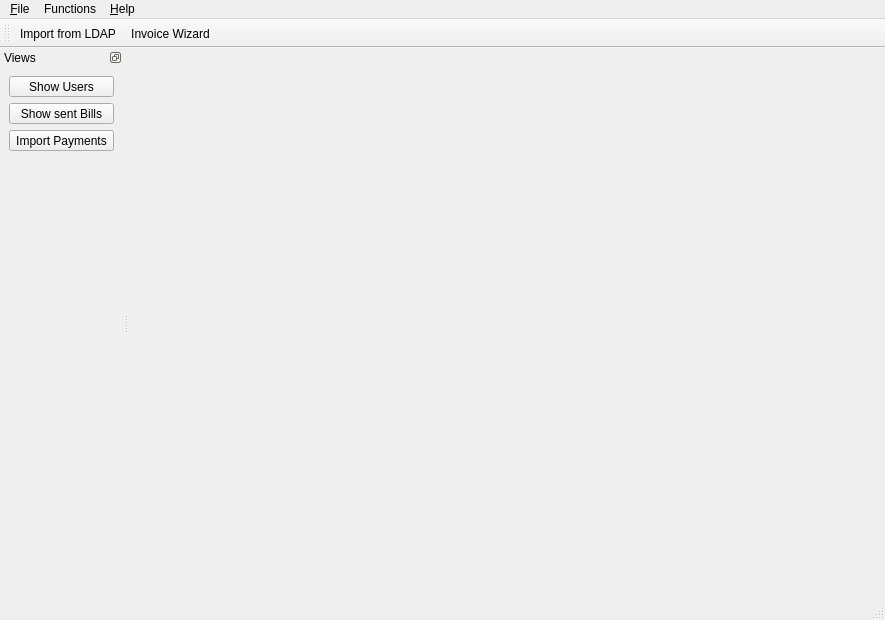
<?xml version="1.0" encoding="UTF-8"?>
<ui version="4.0">
 <class>MainWindow</class>
 <widget class="QMainWindow" name="MainWindow">
  <property name="geometry">
   <rect>
    <x>0</x>
    <y>0</y>
    <width>885</width>
    <height>620</height>
   </rect>
  </property>
  <property name="sizePolicy">
   <sizepolicy hsizetype="Expanding" vsizetype="Expanding">
    <horstretch>0</horstretch>
    <verstretch>0</verstretch>
   </sizepolicy>
  </property>
  <property name="windowTitle">
   <string>PiTres - Pirate Treasurer Helper Application</string>
  </property>
  <property name="windowIcon">
   <iconset resource="../PiTres.qrc">
    <normaloff>:/resources/application_logo.svg</normaloff>:/resources/application_logo.svg</iconset>
  </property>
  <widget class="QWidget" name="centralwidget">
   <property name="sizePolicy">
    <sizepolicy hsizetype="Expanding" vsizetype="Expanding">
     <horstretch>0</horstretch>
     <verstretch>0</verstretch>
    </sizepolicy>
   </property>
   <layout class="QGridLayout" name="gridLayout"/>
  </widget>
  <widget class="QMenuBar" name="menubar">
   <property name="geometry">
    <rect>
     <x>0</x>
     <y>0</y>
     <width>885</width>
     <height>20</height>
    </rect>
   </property>
   <widget class="QMenu" name="menu_File">
    <property name="title">
     <string>&amp;File</string>
    </property>
    <addaction name="separator"/>
    <addaction name="action_Exit"/>
   </widget>
   <widget class="QMenu" name="menu_Import">
    <property name="title">
     <string>Functions</string>
    </property>
    <addaction name="actionFrom_LDAP"/>
    <addaction name="actionInvoiceWizard"/>
   </widget>
   <widget class="QMenu" name="menu_Help">
    <property name="title">
     <string>&amp;Help</string>
    </property>
    <addaction name="actionConfiguration"/>
    <addaction name="separator"/>
    <addaction name="actionHelp"/>
    <addaction name="action_About_PiTres"/>
   </widget>
   <addaction name="menu_File"/>
   <addaction name="menu_Import"/>
   <addaction name="menu_Help"/>
  </widget>
  <widget class="QStatusBar" name="statusbar"/>
  <widget class="QToolBar" name="toolBar">
   <property name="windowTitle">
    <string>toolBar</string>
   </property>
   <property name="iconSize">
    <size>
     <width>32</width>
     <height>32</height>
    </size>
   </property>
   <attribute name="toolBarArea">
    <enum>TopToolBarArea</enum>
   </attribute>
   <attribute name="toolBarBreak">
    <bool>false</bool>
   </attribute>
   <addaction name="actionFrom_LDAP"/>
   <addaction name="actionInvoiceWizard"/>
  </widget>
  <widget class="QDockWidget" name="dockWidget">
   <property name="sizePolicy">
    <sizepolicy hsizetype="Minimum" vsizetype="Minimum">
     <horstretch>0</horstretch>
     <verstretch>0</verstretch>
    </sizepolicy>
   </property>
   <property name="features">
    <set>QDockWidget::DockWidgetFloatable|QDockWidget::DockWidgetMovable</set>
   </property>
   <property name="windowTitle">
    <string>Views</string>
   </property>
   <attribute name="dockWidgetArea">
    <number>1</number>
   </attribute>
   <widget class="QWidget" name="dockWidgetContents">
    <layout class="QVBoxLayout" name="verticalLayout_2">
     <item>
      <widget class="QToolButton" name="userlistButton">
       <property name="sizePolicy">
        <sizepolicy hsizetype="Expanding" vsizetype="Fixed">
         <horstretch>0</horstretch>
         <verstretch>0</verstretch>
        </sizepolicy>
       </property>
       <property name="toolTip">
        <string>Show all Users, only for your current Section or for all if you are allowed so</string>
       </property>
       <property name="styleSheet">
        <string notr="true"/>
       </property>
       <property name="text">
        <string>Show Users</string>
       </property>
       <property name="icon">
        <iconset resource="../PiTres.qrc">
         <normaloff>:/buttons/resources/buttons/user-identity.png</normaloff>:/buttons/resources/buttons/user-identity.png</iconset>
       </property>
       <property name="iconSize">
        <size>
         <width>64</width>
         <height>64</height>
        </size>
       </property>
       <property name="toolButtonStyle">
        <enum>Qt::ToolButtonTextUnderIcon</enum>
       </property>
       <property name="arrowType">
        <enum>Qt::NoArrow</enum>
       </property>
      </widget>
     </item>
     <item>
      <widget class="QToolButton" name="sentBillsButton">
       <property name="sizePolicy">
        <sizepolicy hsizetype="Expanding" vsizetype="Fixed">
         <horstretch>0</horstretch>
         <verstretch>0</verstretch>
        </sizepolicy>
       </property>
       <property name="toolTip">
        <string>Show all sent Bills and Reminds and send new Reminds as well</string>
       </property>
       <property name="text">
        <string>Show sent Bills</string>
       </property>
       <property name="icon">
        <iconset resource="../PiTres.qrc">
         <normaloff>:/buttons/resources/buttons/mail-folder-outbox.png</normaloff>:/buttons/resources/buttons/mail-folder-outbox.png</iconset>
       </property>
       <property name="iconSize">
        <size>
         <width>64</width>
         <height>64</height>
        </size>
       </property>
       <property name="toolButtonStyle">
        <enum>Qt::ToolButtonTextUnderIcon</enum>
       </property>
      </widget>
     </item>
     <item>
      <widget class="QToolButton" name="importPaymentsButton">
       <property name="sizePolicy">
        <sizepolicy hsizetype="Expanding" vsizetype="Fixed">
         <horstretch>0</horstretch>
         <verstretch>0</verstretch>
        </sizepolicy>
       </property>
       <property name="toolTip">
        <string>Create new Bills and send they as EMails or print out the PDFs and Letters</string>
       </property>
       <property name="text">
        <string>Import Payments</string>
       </property>
       <property name="icon">
        <iconset resource="../PiTres.qrc">
         <normaloff>:/buttons/resources/buttons/mail-folder-inbox.png</normaloff>:/buttons/resources/buttons/mail-folder-inbox.png</iconset>
       </property>
       <property name="iconSize">
        <size>
         <width>64</width>
         <height>64</height>
        </size>
       </property>
       <property name="toolButtonStyle">
        <enum>Qt::ToolButtonTextUnderIcon</enum>
       </property>
      </widget>
     </item>
     <item>
      <spacer name="verticalSpacer">
       <property name="orientation">
        <enum>Qt::Vertical</enum>
       </property>
       <property name="sizeHint" stdset="0">
        <size>
         <width>20</width>
         <height>40</height>
        </size>
       </property>
      </spacer>
     </item>
    </layout>
   </widget>
  </widget>
  <action name="action_Exit">
   <property name="icon">
    <iconset resource="../PiTres.qrc">
     <normaloff>:/icons/resources/icons/application-exit.png</normaloff>:/icons/resources/icons/application-exit.png</iconset>
   </property>
   <property name="text">
    <string>&amp;Exit</string>
   </property>
   <property name="shortcut">
    <string>Ctrl+Q</string>
   </property>
  </action>
  <action name="actionFrom_LDAP">
   <property name="icon">
    <iconset resource="../PiTres.qrc">
     <normaloff>:/icons/resources/icons/repository.png</normaloff>:/icons/resources/icons/repository.png</iconset>
   </property>
   <property name="text">
    <string>Import from &amp;LDAP</string>
   </property>
   <property name="toolTip">
    <string>Synchronize the USertable with the LDAP-Database</string>
   </property>
   <property name="shortcut">
    <string>Ctrl+L</string>
   </property>
  </action>
  <action name="actionInvoiceWizard">
   <property name="icon">
    <iconset resource="../PiTres.qrc">
     <normaloff>:/icons/resources/icons/text-x-ldif.png</normaloff>:/icons/resources/icons/text-x-ldif.png</iconset>
   </property>
   <property name="text">
    <string>Invoice Wizard</string>
   </property>
   <property name="toolTip">
    <string>Create new Invoices based on different Selections and Settings</string>
   </property>
  </action>
  <action name="action_About_PiTres">
   <property name="icon">
    <iconset resource="../PiTres.qrc">
     <normaloff>:/resources/application_logo.svg</normaloff>:/resources/application_logo.svg</iconset>
   </property>
   <property name="text">
    <string>&amp;About PiTres</string>
   </property>
  </action>
  <action name="actionHelp">
   <property name="icon">
    <iconset resource="../PiTres.qrc">
     <normaloff>:/icons/resources/icons/system-help.png</normaloff>:/icons/resources/icons/system-help.png</iconset>
   </property>
   <property name="text">
    <string>Help</string>
   </property>
  </action>
  <action name="actionShow_Users">
   <property name="icon">
    <iconset resource="../PiTres.qrc">
     <normaloff>:/buttons/resources/buttons/user-identity.png</normaloff>:/buttons/resources/buttons/user-identity.png</iconset>
   </property>
   <property name="text">
    <string>Show &amp;Users</string>
   </property>
   <property name="toolTip">
    <string>Show all USers, either from you Section or from all if you are allowed</string>
   </property>
   <property name="shortcut">
    <string>Ctrl+U</string>
   </property>
  </action>
  <action name="actionShow_Bills">
   <property name="icon">
    <iconset resource="../PiTres.qrc">
     <normaloff>:/buttons/resources/buttons/mail-folder-outbox.png</normaloff>:/buttons/resources/buttons/mail-folder-outbox.png</iconset>
   </property>
   <property name="text">
    <string>Show Bills</string>
   </property>
   <property name="toolTip">
    <string>Show all sent Bills and Reminds and send new Reminds</string>
   </property>
   <property name="shortcut">
    <string>Ctrl+R</string>
   </property>
  </action>
  <action name="actionImport_Payments">
   <property name="icon">
    <iconset resource="../PiTres.qrc">
     <normaloff>:/buttons/resources/buttons/mail-folder-inbox.png</normaloff>:/buttons/resources/buttons/mail-folder-inbox.png</iconset>
   </property>
   <property name="text">
    <string>Import Payments</string>
   </property>
   <property name="toolTip">
    <string>Import Payments based on the Reference-Number, the Member UID, the Member name or based on ESR</string>
   </property>
   <property name="shortcut">
    <string>Ctrl+B</string>
   </property>
  </action>
  <action name="actionConfiguration">
   <property name="icon">
    <iconset resource="../PiTres.qrc">
     <normaloff>:/icons/resources/icons/preferences-system.png</normaloff>:/icons/resources/icons/preferences-system.png</iconset>
   </property>
   <property name="text">
    <string>Configuration</string>
   </property>
   <property name="toolTip">
    <string>Configure PiTres</string>
   </property>
  </action>
 </widget>
 <resources>
  <include location="../PiTres.qrc"/>
 </resources>
 <connections>
  <connection>
   <sender>action_Exit</sender>
   <signal>triggered()</signal>
   <receiver>MainWindow</receiver>
   <slot>close()</slot>
   <hints>
    <hint type="sourcelabel">
     <x>-1</x>
     <y>-1</y>
    </hint>
    <hint type="destinationlabel">
     <x>399</x>
     <y>299</y>
    </hint>
   </hints>
  </connection>
  <connection>
   <sender>importPaymentsButton</sender>
   <signal>clicked()</signal>
   <receiver>actionImport_Payments</receiver>
   <slot>trigger()</slot>
   <hints>
    <hint type="sourcelabel">
     <x>66</x>
     <y>310</y>
    </hint>
    <hint type="destinationlabel">
     <x>-1</x>
     <y>-1</y>
    </hint>
   </hints>
  </connection>
  <connection>
   <sender>sentBillsButton</sender>
   <signal>clicked()</signal>
   <receiver>actionShow_Bills</receiver>
   <slot>trigger()</slot>
   <hints>
    <hint type="sourcelabel">
     <x>66</x>
     <y>220</y>
    </hint>
    <hint type="destinationlabel">
     <x>-1</x>
     <y>-1</y>
    </hint>
   </hints>
  </connection>
  <connection>
   <sender>userlistButton</sender>
   <signal>clicked()</signal>
   <receiver>actionShow_Users</receiver>
   <slot>trigger()</slot>
   <hints>
    <hint type="sourcelabel">
     <x>66</x>
     <y>130</y>
    </hint>
    <hint type="destinationlabel">
     <x>-1</x>
     <y>-1</y>
    </hint>
   </hints>
  </connection>
 </connections>
</ui>
